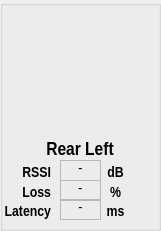
  <widget class="QGroupBox" name="Gr_RL">
   <property name="geometry">
    <rect>
     <x>190</x>
     <y>650</y>
     <width>161</width>
     <height>231</height>
    </rect>
   </property>
   <property name="title">
    <string/>
   </property>
   <widget class="QLabel" name="label_76">
    <property name="enabled">
     <bool>true</bool>
    </property>
    <property name="geometry">
     <rect>
      <x>60</x>
      <y>180</y>
      <width>41</width>
      <height>21</height>
     </rect>
    </property>
    <property name="sizePolicy">
     <sizepolicy hsizetype="Fixed" vsizetype="Fixed">
      <horstretch>0</horstretch>
      <verstretch>0</verstretch>
     </sizepolicy>
    </property>
    <property name="font">
     <font>
      <family>Arial Narrow</family>
      <pointsize>11</pointsize>
      <weight>50</weight>
      <bold>false</bold>
      <underline>false</underline>
      <strikeout>false</strikeout>
     </font>
    </property>
    <property name="frameShape">
     <enum>QFrame::StyledPanel</enum>
    </property>
    <property name="frameShadow">
     <enum>QFrame::Sunken</enum>
    </property>
    <property name="lineWidth">
     <number>1</number>
    </property>
    <property name="text">
     <string>-</string>
    </property>
    <property name="textFormat">
     <enum>Qt::AutoText</enum>
    </property>
    <property name="alignment">
     <set>Qt::AlignBottom|Qt::AlignHCenter</set>
    </property>
    <property name="textInteractionFlags">
     <set>Qt::NoTextInteraction</set>
    </property>
   </widget>
   <widget class="QLabel" name="label_77">
    <property name="enabled">
     <bool>true</bool>
    </property>
    <property name="geometry">
     <rect>
      <x>100</x>
      <y>181</y>
      <width>31</width>
      <height>20</height>
     </rect>
    </property>
    <property name="sizePolicy">
     <sizepolicy hsizetype="Fixed" vsizetype="Fixed">
      <horstretch>0</horstretch>
      <verstretch>0</verstretch>
     </sizepolicy>
    </property>
    <property name="font">
     <font>
      <family>Arial Narrow</family>
      <pointsize>11</pointsize>
      <weight>75</weight>
      <bold>true</bold>
     </font>
    </property>
    <property name="text">
     <string>%</string>
    </property>
    <property name="textFormat">
     <enum>Qt::AutoText</enum>
    </property>
    <property name="alignment">
     <set>Qt::AlignBottom|Qt::AlignHCenter</set>
    </property>
    <property name="textInteractionFlags">
     <set>Qt::NoTextInteraction</set>
    </property>
   </widget>
   <widget class="QLabel" name="label_78">
    <property name="enabled">
     <bool>true</bool>
    </property>
    <property name="geometry">
     <rect>
      <x>30</x>
      <y>139</y>
      <width>100</width>
      <height>20</height>
     </rect>
    </property>
    <property name="sizePolicy">
     <sizepolicy hsizetype="Fixed" vsizetype="Fixed">
      <horstretch>0</horstretch>
      <verstretch>0</verstretch>
     </sizepolicy>
    </property>
    <property name="font">
     <font>
      <family>Arial Narrow</family>
      <pointsize>14</pointsize>
      <weight>75</weight>
      <bold>true</bold>
     </font>
    </property>
    <property name="text">
     <string>Rear Left</string>
    </property>
    <property name="textFormat">
     <enum>Qt::AutoText</enum>
    </property>
    <property name="alignment">
     <set>Qt::AlignBottom|Qt::AlignHCenter</set>
    </property>
    <property name="textInteractionFlags">
     <set>Qt::NoTextInteraction</set>
    </property>
   </widget>
   <widget class="QLabel" name="label_79">
    <property name="enabled">
     <bool>true</bool>
    </property>
    <property name="geometry">
     <rect>
      <x>60</x>
      <y>160</y>
      <width>41</width>
      <height>21</height>
     </rect>
    </property>
    <property name="sizePolicy">
     <sizepolicy hsizetype="Fixed" vsizetype="Fixed">
      <horstretch>0</horstretch>
      <verstretch>0</verstretch>
     </sizepolicy>
    </property>
    <property name="font">
     <font>
      <family>Arial Narrow</family>
      <pointsize>11</pointsize>
      <weight>50</weight>
      <bold>false</bold>
      <underline>false</underline>
      <strikeout>false</strikeout>
     </font>
    </property>
    <property name="frameShape">
     <enum>QFrame::StyledPanel</enum>
    </property>
    <property name="frameShadow">
     <enum>QFrame::Sunken</enum>
    </property>
    <property name="lineWidth">
     <number>1</number>
    </property>
    <property name="text">
     <string>-</string>
    </property>
    <property name="textFormat">
     <enum>Qt::AutoText</enum>
    </property>
    <property name="alignment">
     <set>Qt::AlignBottom|Qt::AlignHCenter</set>
    </property>
    <property name="textInteractionFlags">
     <set>Qt::NoTextInteraction</set>
    </property>
   </widget>
   <widget class="QLabel" name="label_80">
    <property name="enabled">
     <bool>true</bool>
    </property>
    <property name="geometry">
     <rect>
      <x>0</x>
      <y>180</y>
      <width>51</width>
      <height>21</height>
     </rect>
    </property>
    <property name="sizePolicy">
     <sizepolicy hsizetype="Fixed" vsizetype="Fixed">
      <horstretch>0</horstretch>
      <verstretch>0</verstretch>
     </sizepolicy>
    </property>
    <property name="font">
     <font>
      <family>Arial Narrow</family>
      <pointsize>11</pointsize>
      <weight>75</weight>
      <bold>true</bold>
     </font>
    </property>
    <property name="text">
     <string>Loss</string>
    </property>
    <property name="textFormat">
     <enum>Qt::AutoText</enum>
    </property>
    <property name="alignment">
     <set>Qt::AlignBottom|Qt::AlignRight|Qt::AlignTrailing</set>
    </property>
    <property name="textInteractionFlags">
     <set>Qt::NoTextInteraction</set>
    </property>
   </widget>
   <widget class="QLabel" name="Woofer_8">
    <property name="enabled">
     <bool>true</bool>
    </property>
    <property name="geometry">
     <rect>
      <x>50</x>
      <y>39</y>
      <width>61</width>
      <height>101</height>
     </rect>
    </property>
    <property name="sizePolicy">
     <sizepolicy hsizetype="Fixed" vsizetype="Fixed">
      <horstretch>0</horstretch>
      <verstretch>0</verstretch>
     </sizepolicy>
    </property>
    <property name="textFormat">
     <enum>Qt::AutoText</enum>
    </property>
    <property name="pixmap">
     <pixmap resource="resource/resource.qrc">:/Image/WK7VI_Cut.jpg</pixmap>
    </property>
    <property name="scaledContents">
     <bool>true</bool>
    </property>
    <property name="wordWrap">
     <bool>false</bool>
    </property>
    <property name="textInteractionFlags">
     <set>Qt::NoTextInteraction</set>
    </property>
   </widget>
   <widget class="QLabel" name="label_81">
    <property name="enabled">
     <bool>true</bool>
    </property>
    <property name="geometry">
     <rect>
      <x>60</x>
      <y>9</y>
      <width>41</width>
      <height>31</height>
     </rect>
    </property>
    <property name="sizePolicy">
     <sizepolicy hsizetype="Fixed" vsizetype="Fixed">
      <horstretch>0</horstretch>
      <verstretch>0</verstretch>
     </sizepolicy>
    </property>
    <property name="text">
     <string/>
    </property>
    <property name="pixmap">
     <pixmap resource="resource/resource.qrc">:/Image/WirelessMark.jpg</pixmap>
    </property>
    <property name="scaledContents">
     <bool>true</bool>
    </property>
   </widget>
   <widget class="QLabel" name="label_82">
    <property name="enabled">
     <bool>true</bool>
    </property>
    <property name="geometry">
     <rect>
      <x>100</x>
      <y>160</y>
      <width>31</width>
      <height>21</height>
     </rect>
    </property>
    <property name="sizePolicy">
     <sizepolicy hsizetype="Fixed" vsizetype="Fixed">
      <horstretch>0</horstretch>
      <verstretch>0</verstretch>
     </sizepolicy>
    </property>
    <property name="font">
     <font>
      <family>Arial Narrow</family>
      <pointsize>11</pointsize>
      <weight>75</weight>
      <bold>true</bold>
     </font>
    </property>
    <property name="text">
     <string>dB</string>
    </property>
    <property name="textFormat">
     <enum>Qt::AutoText</enum>
    </property>
    <property name="alignment">
     <set>Qt::AlignBottom|Qt::AlignHCenter</set>
    </property>
    <property name="textInteractionFlags">
     <set>Qt::NoTextInteraction</set>
    </property>
   </widget>
   <widget class="QLabel" name="label_83">
    <property name="enabled">
     <bool>true</bool>
    </property>
    <property name="geometry">
     <rect>
      <x>0</x>
      <y>160</y>
      <width>51</width>
      <height>21</height>
     </rect>
    </property>
    <property name="sizePolicy">
     <sizepolicy hsizetype="Fixed" vsizetype="Fixed">
      <horstretch>0</horstretch>
      <verstretch>0</verstretch>
     </sizepolicy>
    </property>
    <property name="font">
     <font>
      <family>Arial Narrow</family>
      <pointsize>11</pointsize>
      <weight>75</weight>
      <bold>true</bold>
     </font>
    </property>
    <property name="text">
     <string>RSSI</string>
    </property>
    <property name="textFormat">
     <enum>Qt::AutoText</enum>
    </property>
    <property name="alignment">
     <set>Qt::AlignBottom|Qt::AlignRight|Qt::AlignTrailing</set>
    </property>
    <property name="textInteractionFlags">
     <set>Qt::NoTextInteraction</set>
    </property>
   </widget>
   <widget class="QLabel" name="label_84">
    <property name="enabled">
     <bool>true</bool>
    </property>
    <property name="geometry">
     <rect>
      <x>100</x>
      <y>200</y>
      <width>31</width>
      <height>20</height>
     </rect>
    </property>
    <property name="sizePolicy">
     <sizepolicy hsizetype="Fixed" vsizetype="Fixed">
      <horstretch>0</horstretch>
      <verstretch>0</verstretch>
     </sizepolicy>
    </property>
    <property name="font">
     <font>
      <family>Arial Narrow</family>
      <pointsize>11</pointsize>
      <weight>75</weight>
      <bold>true</bold>
     </font>
    </property>
    <property name="text">
     <string>ms</string>
    </property>
    <property name="textFormat">
     <enum>Qt::AutoText</enum>
    </property>
    <property name="alignment">
     <set>Qt::AlignBottom|Qt::AlignHCenter</set>
    </property>
    <property name="textInteractionFlags">
     <set>Qt::NoTextInteraction</set>
    </property>
   </widget>
   <widget class="QLabel" name="label_85">
    <property name="enabled">
     <bool>true</bool>
    </property>
    <property name="geometry">
     <rect>
      <x>0</x>
      <y>199</y>
      <width>51</width>
      <height>21</height>
     </rect>
    </property>
    <property name="sizePolicy">
     <sizepolicy hsizetype="Fixed" vsizetype="Fixed">
      <horstretch>0</horstretch>
      <verstretch>0</verstretch>
     </sizepolicy>
    </property>
    <property name="font">
     <font>
      <family>Arial Narrow</family>
      <pointsize>11</pointsize>
      <weight>75</weight>
      <bold>true</bold>
     </font>
    </property>
    <property name="text">
     <string>Latency</string>
    </property>
    <property name="textFormat">
     <enum>Qt::AutoText</enum>
    </property>
    <property name="alignment">
     <set>Qt::AlignBottom|Qt::AlignRight|Qt::AlignTrailing</set>
    </property>
    <property name="textInteractionFlags">
     <set>Qt::NoTextInteraction</set>
    </property>
   </widget>
   <widget class="QLabel" name="label_86">
    <property name="enabled">
     <bool>true</bool>
    </property>
    <property name="geometry">
     <rect>
      <x>60</x>
      <y>199</y>
      <width>41</width>
      <height>21</height>
     </rect>
    </property>
    <property name="sizePolicy">
     <sizepolicy hsizetype="Fixed" vsizetype="Fixed">
      <horstretch>0</horstretch>
      <verstretch>0</verstretch>
     </sizepolicy>
    </property>
    <property name="font">
     <font>
      <family>Arial Narrow</family>
      <pointsize>11</pointsize>
      <weight>50</weight>
      <bold>false</bold>
      <underline>false</underline>
      <strikeout>false</strikeout>
     </font>
    </property>
    <property name="frameShape">
     <enum>QFrame::StyledPanel</enum>
    </property>
    <property name="frameShadow">
     <enum>QFrame::Sunken</enum>
    </property>
    <property name="lineWidth">
     <number>1</number>
    </property>
    <property name="text">
     <string>-</string>
    </property>
    <property name="textFormat">
     <enum>Qt::AutoText</enum>
    </property>
    <property name="alignment">
     <set>Qt::AlignBottom|Qt::AlignHCenter</set>
    </property>
    <property name="textInteractionFlags">
     <set>Qt::NoTextInteraction</set>
    </property>
   </widget>
  </widget>
